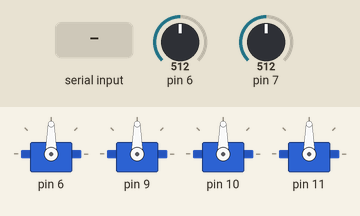
A sketch run on a simulated Arduino Uno, built with avr-gcc and run on an emulated ATmega328P. Shown: 4 × servo. Inputs (shaded band) come from the test bench; at power-on: pin 6 = 512, pin 7 = 512. What the sketch prints to the serial monitor is not drawn.

Above: at 1.2 s.
1.3 s: "90,45\n" received over Serial
2.8 s: "B90\n" received over Serial
4.3 s: "30,150\n" received over Serial
At 4.75 s:
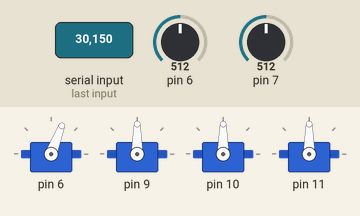
7.3 s: "5\n" received over Serial
At 9.0 s:
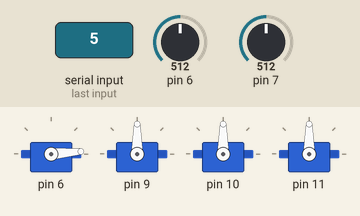
10.3 s: "200\n" received over Serial
At 10.78 s:
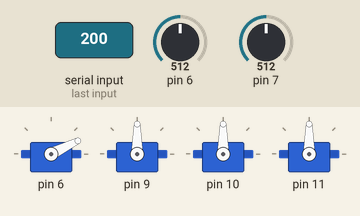
13.3 s: "B,45\n" received over Serial
Timing chart, 0 to 15.8 s (numbered marks = the images above; inputs shaded):
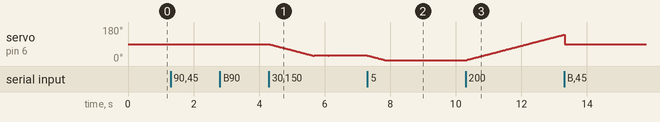

The sketch:

test.ino
```cpp
/*
 * Robotic Arm Assembly & Test Sketch
 * Description: This sketch facilitates the assembly process by allowing
 * independent testing of each servo motor.
 * Usage:
 * 1. Connect the servo to its designated digital pin.
 * 2. On startup, the servo will automatically center to 90°.
 * 3. Open the Serial Monitor at 115200 baud rate.
 * 4. Enter the character (B, S, G, E) of the servo you wish to control.
 * 5. Enter a numeric value (0-180) to set a new target angle.
 */

constexpr int BASE_SERVO_PIN     {6};
constexpr int SHOULDER_SERVO_PIN {9};
constexpr int ELBOW_SERVO_PIN    {10};
constexpr int GRIPPER_SERVO_PIN  {11};

#include "roboticArmTester.h"

RoboticArmTester tester
{
  ServoConfig(BASE_SERVO_PIN,     Normal),
  ServoConfig(SHOULDER_SERVO_PIN, Normal),
  ServoConfig(ELBOW_SERVO_PIN,    Reverse, 20, 180),
  ServoConfig(GRIPPER_SERVO_PIN,  Reverse, 0, 100)
};

void setup()
{
  Serial.begin(115200);
  tester.begin();
}

void loop()
{
  // Calculating elapsed time between two loop function calls
  static unsigned long previous_time_micros {};
  unsigned long current_time_micros {micros()};
  float delta_time {(current_time_micros - previous_time_micros) / 1000000.0f}; // Converting microseconds to seconds by dividing 1000000.
  previous_time_micros = current_time_micros;
  // ------------------------------------------------------------------------------------------------------------

  if (Serial.available() > 0)
  {
    String input {Serial.readStringUntil('\n')};
    input.trim();
    input.toUpperCase();

    switch (input[0])
    {
    case 'B': tester.test(TestIndex::Base);     break;
    case 'S': tester.test(TestIndex::Shoulder); break;
    case 'E': tester.test(TestIndex::Elbow);    break;
    case 'G': tester.test(TestIndex::Gripper);  break;
    default: tester.setAngle(input.toFloat());  break;
    }
  }

  tester.update(delta_time);
}
```

roboticArmTest.cpp
```cpp
#include "config.h"
#include "servoConfig.h"
#include "roboticArmTester.h"
#include <HardwareSerial.h>
#include <Arduino.h>

RoboticArmTester::RoboticArmTester(ServoConfig base, ServoConfig shoulder, ServoConfig elbow, ServoConfig gripper)
  : servoArray {base, shoulder, elbow, gripper}
{
}

void RoboticArmTester::begin()
{
  for (int i {0}; i < 4; ++i)
  {
    servoArray[i].begin();
  }

  Serial.println(F("Enter one of the following characters to test corresponding servo:"));
  Serial.println(F("B -> base servo"));
  Serial.println(F("S -> shoulder servo"));
  Serial.println(F("E -> elbow servo"));
  Serial.println(F("G -> gripper servo")); Serial.println();
}

void RoboticArmTester::test(TestIndex index)
{
  servo_ptr = &servoArray[index];

  current_angle = Config::REST_ANGLE;
  target_angle = Config::REST_ANGLE;

  Serial.println();

  switch (index)
  {
  case TestIndex::Base:     Serial.println(F("Base servo test started."));     break;
  case TestIndex::Shoulder: Serial.println(F("Shoulder servo test started.")); break;
  case TestIndex::Elbow:    Serial.println(F("Elbow servo test started."));    break;
  case TestIndex::Gripper:  Serial.println(F("Gripper servo test started."));  break;
  }

  Serial.print(F("Please connect the servo to digital pin ")); Serial.println(servo_ptr->getPin());
  Serial.print(F("Default servo angle: ")); Serial.print(current_angle); Serial.println(F(" degrees."));
  Serial.print(F("Enter angle values between (")); Serial.print(servo_ptr->getMinAngle()); Serial.print(F(" - "));
  Serial.print(servo_ptr->getMaxAngle()); Serial.println(F(") degrees to move the servo. Or enter a character (B, S, E, G) to test another servo."));
}

void RoboticArmTester::setAngle(float angle)
{
  target_angle = constrain(angle, servo_ptr->getMinAngle(), servo_ptr->getMaxAngle());
  Serial.print(F("Servo moving to angle: ")); Serial.print(target_angle); Serial.println(F(" degrees."));
}

void RoboticArmTester::update(float delta_time)
{
  float max_delta    {angular_speed * delta_time};
  float displacement {target_angle - current_angle};
  float distance     {abs(displacement)};

  if (distance != 0.0f || distance > max_delta)
  {
    float direction {displacement / distance};

    current_angle += direction * max_delta;
    current_angle = constrain(current_angle, servo_ptr->getMinAngle(), servo_ptr->getMaxAngle());
  }

  servo_ptr->write(current_angle);
}
```

roboticArmTester.h
```cpp
#ifndef ROBOTIC_ARM_TESTER
#define ROBOTIC_ARM_TESTER

#include "config.h"
#include "servoConfig.h"

enum TestIndex
{
  Base     = 0,
  Shoulder = 1,
  Elbow    = 2,
  Gripper  = 3
};

class RoboticArmTester
{
private:
  ServoConfig servoArray[4];
  ServoConfig* servo_ptr;

  float current_angle {Config::REST_ANGLE};
  float target_angle  {Config::REST_ANGLE};

  float angular_speed {Config::ANGULAR_SPEED};

public:
  RoboticArmTester(ServoConfig base, ServoConfig shoulder, ServoConfig elbow, ServoConfig gripper);
  void begin();
  void test(TestIndex index);
  void setAngle(float angle);
  void update(float delta_time);
};

#endif
```

config.h
```cpp
#ifndef CONFIG_H
#define CONFIG_H

namespace Config
{
  static constexpr float REST_ANGLE      {90.0f}; // [degrees]
  static constexpr int   MAX_SERVO_ANGLE {180};   // [degrees]
  static constexpr int   MIN_SERVO_ANGLE {0};     // [degrees]
  static constexpr float ANGULAR_SPEED   {45.0f}; // [degrees / second]
}

#endif
```

servoConfig.cpp
```cpp
#include "config.h"
#include "servoConfig.h"
#include <Servo.h>
#include <Arduino.h>

ServoConfig::ServoConfig(int _pin, ServoRot _rot, int _minAngle, int _maxAngle)
  : pin {_pin},
    rot {_rot},
    min_angle {_minAngle},
    max_angle {_maxAngle}
{
}

void ServoConfig::begin(int angle)
{
  // Tell the Servo library what the angle should be
  // BEFORE the signal pin actually starts sending pulses.
  servoObj.write(angle); // Or your specific REST_ANGLE
  servoObj.attach(pin);
}

void ServoConfig::write(int angle)
{
  int safe_angle {constrain(angle, min_angle, max_angle)};
  switch (rot)
  {
  case ServoRot::Normal:
    servoObj.write(constrain(safe_angle, 0, 180));
    return;
  case ServoRot::Reverse:
    servoObj.write(constrain(180 - safe_angle, 0, 180));
    return;
  }
}

int ServoConfig::getMinAngle() const
{
  return min_angle;
}

int ServoConfig::getMaxAngle() const
{
  return max_angle;
}

int ServoConfig::getPin() const
{
  return pin;
}
```

servoConfig.h
```cpp
#ifndef SERVO_CONFIG_H
#define SERVO_CONFIG_H

#include "config.h"
#include <Servo.h>

enum ServoRot
{
  Normal,
  Reverse
};

class ServoConfig
{
private:
  Servo servoObj;
  const int pin {};
  int min_angle {Config::MIN_SERVO_ANGLE};
  int max_angle {Config::MAX_SERVO_ANGLE};
  ServoRot rot  {ServoRot::Normal};

public:
  ServoConfig(int pin, ServoRot rot = ServoRot::Normal, int min_angle = Config::MIN_SERVO_ANGLE, int max_angle = Config::MAX_SERVO_ANGLE);
  void begin(int angle = Config::REST_ANGLE);
  void write(int angle);
  int getMinAngle() const;
  int getMaxAngle() const;
  int getPin() const;
};

#endif
```

Measured:
- after the input at 1.3 s, every drawn part: stays the same
- after the input at 2.8 s, every drawn part: stays the same
